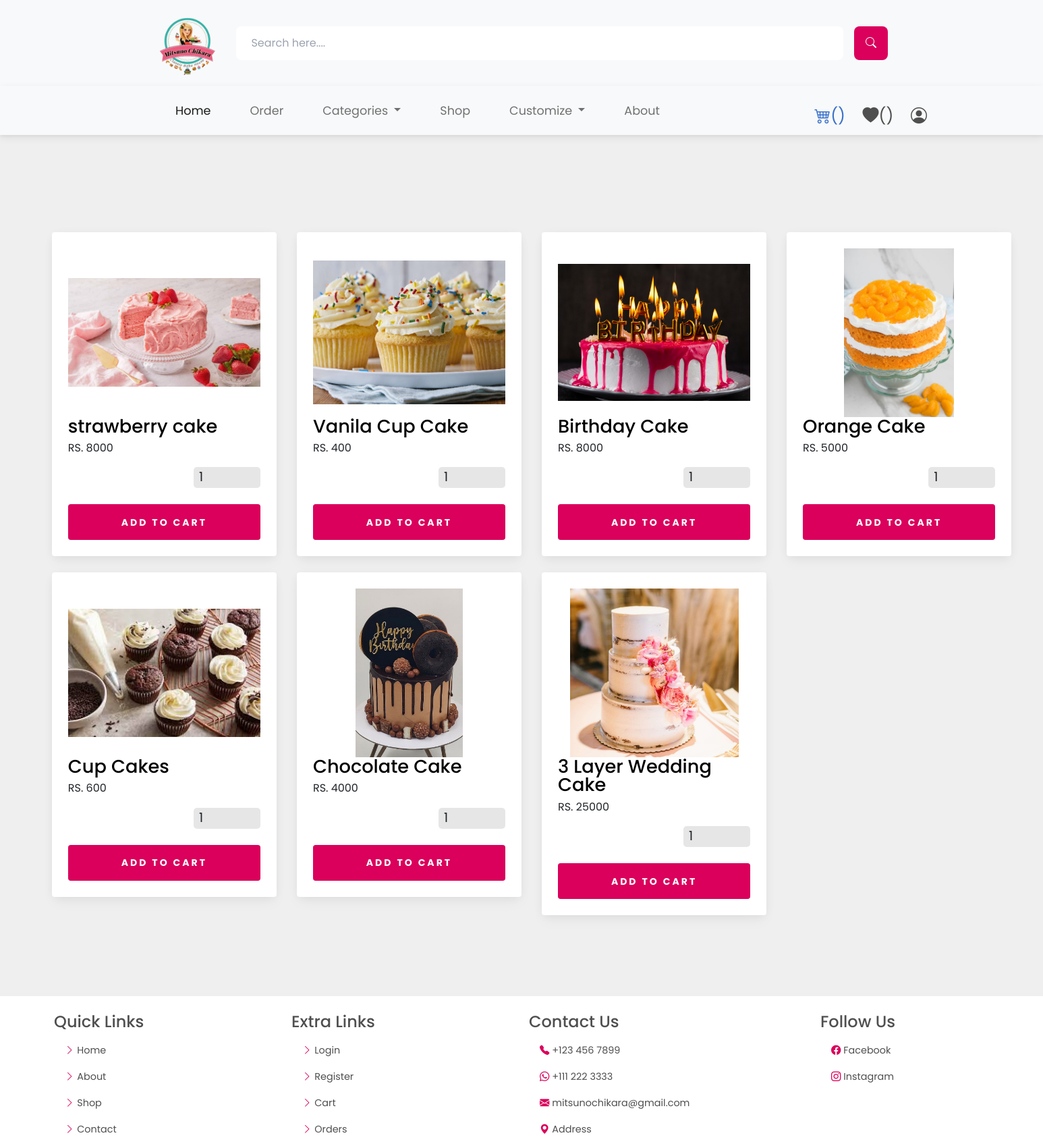
The page /product.php on the database its author committed.
### tables this page shows
CREATE TABLE IF NOT EXISTS `products` (
  `id` int(10) UNSIGNED NOT NULL AUTO_INCREMENT,
  `product_id` varchar(20) NOT NULL,
  `name` varchar(255) DEFAULT NULL,
  `price` int(11) DEFAULT NULL,
  `image` varchar(255) DEFAULT NULL,
  PRIMARY KEY (`id`)
);

### product.php (the view, shortened to what this page needs)
<!DOCTYPE html>
<html lang="en">
<head>
    <link href="https://cdn.jsdelivr.net/npm/tailwindcss@2.2.15/dist/tailwind.min.css" rel="stylesheet">
    <link href="https://cdnjs.cloudflare.com/ajax/libs/font-awesome/5.15.3/css/all.min.css" rel="stylesheet">
    <link href="https://cdn.jsdelivr.net/npm/bootstrap@5.3.0-alpha3/dist/css/bootstrap.min.css" rel="stylesheet">
    <link rel="stylesheet" href="https://cdn.jsdelivr.net/npm/bootstrap@4.0.0/dist/css/bootstrap.min.css">
    <link rel="stylesheet" href="css/productStyle.css">
    <link rel="stylesheet" href="css/navStyle.css">
</head>
<body>
    <?php
    include 'components/navbar.php';
    ?>
    <section>
        <?php
        $sql = "SELECT * FROM products";
        $result = mysqli_query($conn, $sql);
        if (mysqli_num_rows($result) > 0) {
            echo '<section class="product-section">
            <div class="card-deck">
            ';
            while ($row = mysqli_fetch_assoc($result)) {
                echo '<form action="" method="post" class="col-lg-3 mt-4">
                        <div class="card rounded">
                            <input type="hidden" name="pid" value="' . $row["product_id"] . '">
                            <img class="card-img object-fit-contain" src="./Admin/uploaded_img/' . $row["image"] . '" alt="product-image">
                            <h1 class="product-name">' . $row["name"] . '</h1>
                            <div class="flex-row">
                                <p class="price">RS. <span>' . $row["price"] . '</span></p>
                            </div>
                            <input type="number" name="qty" class="qty" min="1" max="99" onkeypress="if(this.value.length == 2) return false;" value="1">
                            <div class="btn-col">
                            <input type="submit" name="add_to_cart" value="Add to Cart" class="icon-link rounded">
                            </div>
                        </div>
                    </form>';
            }
            echo '</div>
                </section>';
        } else {
            echo "<P>No products found.</p>";
        }
        ?>
    </section>
    <?php
    include 'components/footer.php';
    ?>
</body>
</html>

### components/navbar.php (shortened to what this page needs)
<!DOCTYPE html>
<html lang="en">
<head>
    <link href="https://cdn.jsdelivr.net/npm/bootstrap@5.3.0-alpha1/dist/css/bootstrap.min.css" rel="stylesheet" />
    <link href="https://cdnjs.cloudflare.com/ajax/libs/mdb-ui-kit/6.1.0/mdb.min.css" rel="stylesheet" />
    <link rel="stylesheet" href="https://cdn.jsdelivr.net/npm/bootstrap-icons@1.10.3/font/bootstrap-icons.css">
</head>
<body>
    <nav class="navbar bg-body-tertiary">
        <div class="container-fluid justify-content-center">
            <a class="navbar-brand" href="/ppa/home.php"><img src="./images/logo.png" width="100px" alt="" srcset=""></a>
            <section class="search-form justify-content-center">
                <form action="search.php" method="post">
                    <input type="text" name="search_box" placeholder="Search here...." maxlength="100" class="box">
                    <button type="submit"><i class="bi bi-search search_btn"></i></button>
                </form>
            </section>
        </div>
    </nav>
    <nav class="navbar navbar-expand-lg sticky-lg-top bg-body-tertiary ">
        <div class="container-fluid ">
            <div class="collapse navbar-collapse " id="navbarSupportedContent">
                <ul class="navbar-nav me-auto mb-2 mb-lg-0 " id="navcolor">
                    <li class="nav-item">
                        <a class="nav-link active" aria-current="page" href="/mitsunochikaraa/home.php">Home</a>
                    </li>
                    <li class="nav-item">
                        <?php if (isset($_SESSION['loggedin']) && $_SESSION['loggedin'] === true) : ?>
                            <a class="nav-link" href="./orderDetails.php">Order</a>
                        <?php else : ?>
                            <a class="nav-link" href="./login.php">Order</a>
                        <?php endif; ?>
                    </li>
                    <li class="nav-item dropdown">
                        <a class="nav-link dropdown-toggle" href="#" role="button" data-bs-toggle="dropdown" aria-expanded="false">
                            Categories
                        </a>
                    </li>
                    <li class="nav-item">
                        <a class="nav-link" href="product.php">Shop</a>
                    </li>
                    <li class="nav-item dropdown">
                        <a class="nav-link dropdown-toggle" href="#" role="button" data-bs-toggle="dropdown" aria-expanded="false">
                            Customize
                        </a>
                    </li>
                    <li class="nav-item">
                        <a class="nav-link" href="about.php">About</a>
                    </li>
                </ul>
            </div>
            <div class="nav2-icon">
                <?php
                if (isset($_SESSION['loggedin']) == true) {
                    echo '<a href="./cart.php">
                        <i class="bi bi-cart4" id="cart"></i><span>(' . $_SESSION['cartItem_no'] . ')</span>&nbsp;&nbsp;&nbsp;
                    </a>';
                } else {
                    echo '<a href="./login.php">
                        <i class="bi bi-cart4" id="cart"></i><span>()</span>&nbsp;&nbsp;&nbsp;
                    </a>';
                }
                ?>
                <i class="bi bi-heart-fill" id="cart"></i><span>()</span>&nbsp;&nbsp;&nbsp;
                <?php
                if ($_SESSION["loggedin"] == false) {
                ?>
                    <button id="profile-button" class="bi-person-circle"></button>
                <?php
                }
                ?>
            </div>
        </div>
    </nav>
</body>
</html>

### components/footer.php (shortened to what this page needs)
<!DOCTYPE html>
<html lang="en">
<head>
</head>
<body>
   <footer class="footer">
      <section class="grid">
         <div class="box">
            <h3>quick links</h3>
            <a href="home.php"> <i class="bi bi-chevron-right"></i> Home</a>
            <a href="about.php"> <i class="bi bi-chevron-right"></i> About</a>
            <a href="product.php"> <i class="bi bi-chevron-right"></i> Shop</a>
            <a href="contact.php"> <i class="bi bi-chevron-right"></i> Contact</a>
         </div>
         <div class="box">
            <h3>extra links</h3>
            <a href="login.php"> <i class="bi bi-chevron-right"></i> Login</a>
            <a href="register.php"> <i class="bi bi-chevron-right"></i> Register</a>
            <a href="cart.php"> <i class="bi bi-chevron-right"></i> Cart</a>
            <a href="orders.php"> <i class="bi bi-chevron-right"></i> Orders</a>
         </div>
         <div class="box">
            <h3>contact us</h3>
            <a href="tel:1234567890"><i class="bi bi-telephone-fill"></i> +123 456 7899</a>
            <a href="tel:11122233333"><i class="bi bi-whatsapp"></i> +111 222 3333</a>
            <a href="mailto:helloh@gmail.com"><i class="bi bi-envelope-fill"></i> mitsunochikara@gmail.com</a>
            <a href="https://www.google.com"><i class="bi bi-geo-alt-fill"></i> Address </a>
         </div>
         <div class="box">
            <h3>follow us</h3>
            <a href="#"><i class="bi bi-facebook"></i> Facebook</a>
            <a href="#"><i class="bi bi-instagram"></i> Instagram</a>
         </div>
      </section>
   </footer>
</body>
</html>

### css/productStyle.css (style rules this page uses)
:root { --main-color: #0098DA; --orange: #f39c12; --red: #e74c3c; --white: #ffffff; --light-bg: #EFEFEF; --border: 0.2rem solid var(--black); --box-shadow: 0 1.5rem 2rem rgb(0, 0, 0, .2); }
* { box-sizing: border-box; }
body { font-family: "Inter", sans-serif; height: 100vh; box-sizing: border-box; }
.product-section { display: flex; justify-content: center; align-items: center; padding: 120px 4%; background-color: var(--light-bg); }
.card { display: flex; flex-direction: column; justify-content: start; align-items: start; position: relative; padding: 24px; background: #fff; border-radius: 0; width: 100%; max-width: 420px; box-shadow: rgba(149, 157, 165, 0.2) 0px 8px 24px; }
.card-img { height: 250px; width: 100%; object-fit: cover; }
.product-name { font-size: 1.7rem; line-height: 1; margin-bottom: 6px; margin-top: 0; color: #000; }
.flex-row { display: flex; justify-content: start; align-items: center; }
.price { margin-right: 12px; }
.btn-col { width: 100%; margin-top: 24px; }
.icon-link { display: flex; align-items: center; justify-content: center; width: 100%; color: #fff; background: #000; padding: 1.4em 0; border-radius: 0; transition: background 0.3s ease; text-decoration: none; line-height: 1; font-size: 14px; font-weight: 700; text-transform: uppercase; letter-spacing: 3px; }
.icon-link { background: var(--main-color); }
.qty { background-color: #e6e6e6; border-radius: 5px; padding-left: 0.5rem; margin-left: auto; font-size: 1.2rem; }

### css/navStyle.css (style rules this page uses)
:root { --main-color: #DA005C; --orange: #f39c12; --red: #e74c3c; --white: #ffffff; --light-bg: #efefef; --border: 0.2rem solid var(--black); --box-shadow: 0 1.5rem 2rem rgb(0, 0, 0, 0.2); }
* { font-family: "Poppins", sans-serif; margin: 0; padding: 0; box-sizing: border-box; outline: none; border: none; text-decoration: none; }
#navcolor { color: black; margin-left: 15rem; gap: 2rem; font-size: 1.1rem; }
.search-form form { display: flex; gap: 1rem; }
.search-form form input { width: 900px; height: 50px; border: 2rem; border-radius: 0.5rem; color: black; padding-left: 1.4rem; }
.search-form form button { border-radius: 0.5rem; width: 50px; background-color: #DA005C; color: white; }
.nav2-icon { padding-top: 1.1rem; margin-right: 10rem; font-size: 1.5rem; cursor: pointer; }
.footer { background-color: white; }
.footer .grid { display: grid; grid-template-columns: 20rem 20rem 25rem 20rem; grid-gap: 2rem; margin-left: 5rem; }
.footer .grid .box h3 { font-size: 1.5rem; padding-top: 1.5rem; padding-right: 4rem; color: var(--black); text-transform: capitalize; }
.footer .grid .box a { display: block; margin: 1rem; font-size: 0.9rem; color: var(--light-color); }
.footer .grid .box a i { color: var(--main-color); transition: 0.2s linear; }
nav ul { display: flex; list-style: none; }
nav li { margin-right: 10px; }
#profile-button { border: none; background-color: transparent; cursor: pointer; }

### rows shown on the page
products: image (picture), name "strawberry cake", price "8000"
products: image (picture), name "Vanila Cup Cake", price "400"
products: image (picture), name "Birthday Cake", price "8000"
products: image (picture), name "Orange Cake", price "5000"
products: image (picture), name "Cup Cakes", price "600"
products: image (picture), name "Chocolate Cake", price "4000"
products: image (picture), name "3 Layer Wedding Cake", price "25000"
